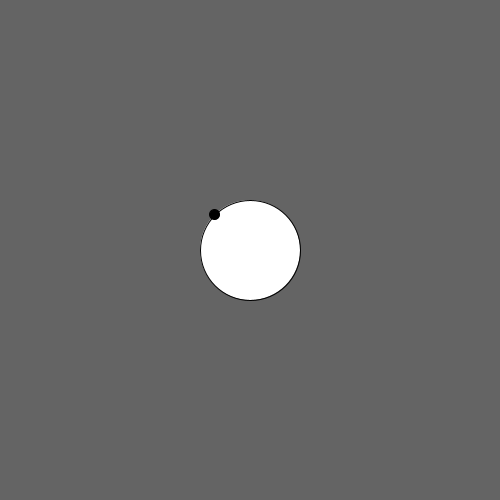
Frame 1 (no input)
Frame 60 (the mouse pressed at the canvas centre just before this capture): identical to frame 1, image omitted
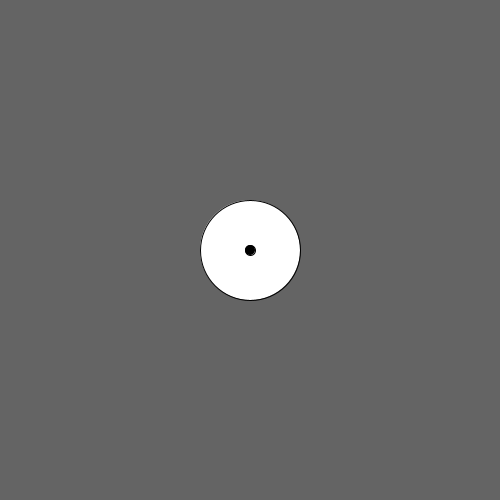
Frame 120 (the mouse held since frame 60 and released just before this capture)

The Processing sketch that drew these frames (run headless with seeded random() and noise(); from frame 60 on, the mouse is pressed at the canvas centre):

// Processing sketch: e40MAP_pupilla
// ── e40MAP_pupilla.pde
//MAPPATURA DEI VALORI
//scala dei colori fino a 255
//scala posizioni che ad seconda della finestra è ad es 800

//si può fare con una proprorzione es: 400:800=x:255
//diventa x=(400*255)/800=127,5
//per fare il cambiamento di range processing ci da la funzione MAP
//MAP(valore,inizioRangeValore,fineRangeValore,inizioRangeObiettivo,fineRangeObiettivo)
//valore che vuoi trasformare, che va da 0 a 800 e voglio trasformarlo in modo che vada da 0 a 255
//è una funzione che restituisce un numero
int raggio=50;
float lato=raggio*sqrt(2);
float move=lato/2;
void setup(){
  size(500,500);
  ellipseMode(RADIUS);

}

void draw(){
  background(100);
  fill(255);
  ellipse(width/2,height/2,raggio,raggio);
  float x= map(mouseX, 0,width,-move,move);
  float y= map(mouseY, 0,height,-move,move);
  fill(0);
  ellipse(x+width/2,y+height/2,5,5);
}
